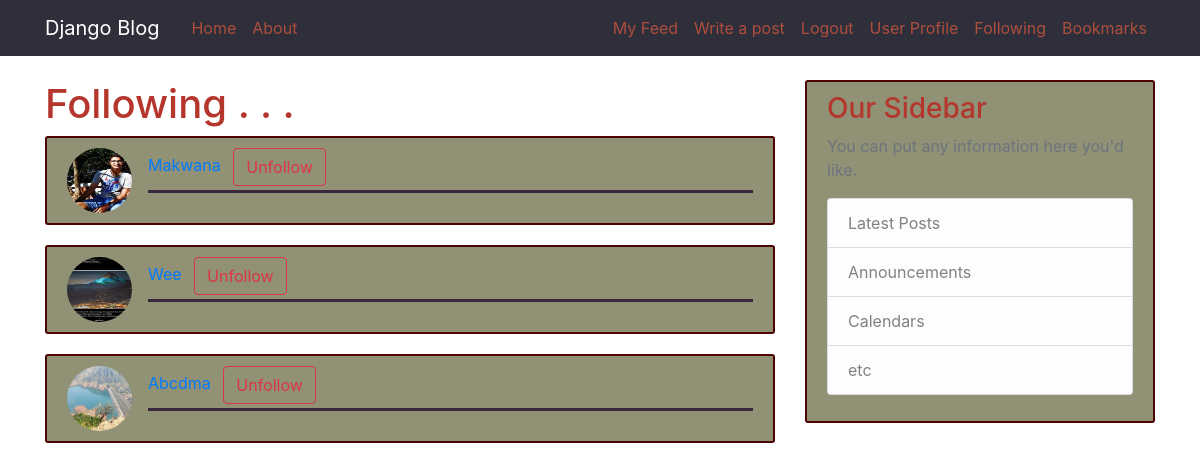
The app's page /followinglist/ (signed in) with its own data.
### Users/models.py (models this page shows, shortened)
class FollowList(models.Model):
    usr=models.ForeignKey(User,related_name='yuser',on_delete=models.CASCADE)
    followings=models.ManyToManyField(User,related_name='followings')

class Profile(models.Model):
    user=models.OneToOneField(User, on_delete=models.CASCADE)
    image=models.ImageField(default='default.jpg', upload_to='PROFILE-PICS')

### Users/views.py (the view)
# urls.py: path("followinglist/",Users_views.followinglist,name="FOLLOWINGLIST"),
def followinglist(request):
    return render(request,"Users/followinglist.html",{'flist':request.user.followings.all()})

### DJ2/Users/templates/Users/followinglist.html
{% extends "Blog/base.html" %}
{% block 1 %}
    <h1>Following . . .</h1>
    {% for fl in flist %}
        <article class="media content-section">
            <img class="rounded-circle article-img" src="{{ fl.usr.profile.image.url }}">
            <div class="media-body">
                <div class="article-metadata">
                    <a class="mr-2" href="{% url 'SEEPROFILE' fl.usr.id %}">{{ fl.usr.username }}</a>
                    <a class="btn btn-outline-danger" href="{% url 'UNFOLLOW' fl.usr.id %}">Unfollow</a>
                </div>
            </div>
        </article>
    {% endfor %}
{% endblock 1%}

### Blog/static/Blog/main.css (style rules this page uses)
body { background: white; color: #333333; margin-top: 5rem; }
h1, h2, h3, h4, h5, h6 { color: #b4362d; }
.content-section { background: #919175; padding: 10px 20px; border: 2px solid #4b0303; border-radius: 3px; margin-bottom: 20px; }
.article-img { height: 65px; width: 65px; margin-right: 16px; }
.article-metadata { padding-bottom: 4px; margin-bottom: 1px; border-bottom: 3px solid #3b273b; }

### records on screen
FollowList: usr.profile.image (placeholder picture), usr.username "Makwana"
FollowList: usr.profile.image (picture), usr.username "Wee"
FollowList: usr.profile.image (picture), usr.username "Abcdma"
